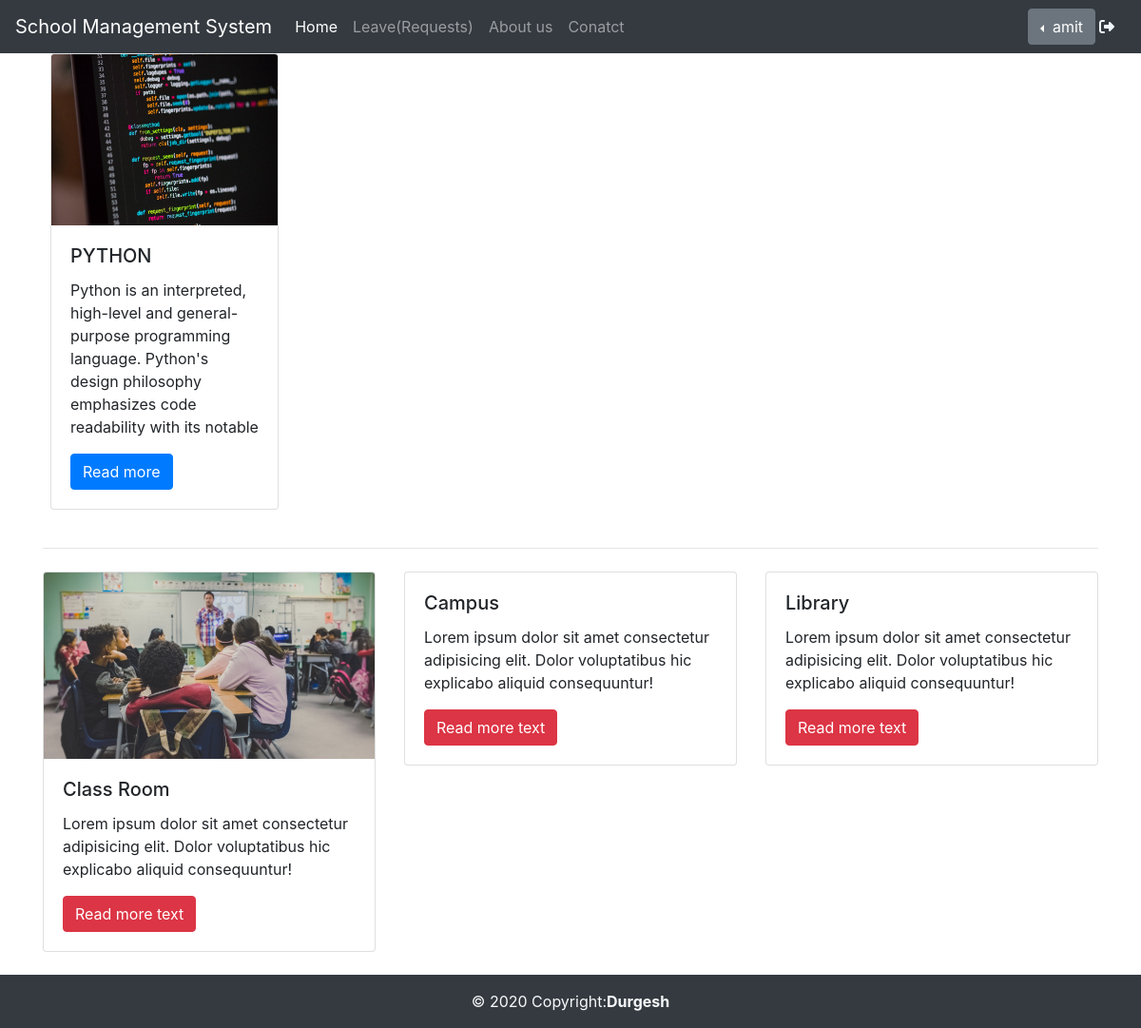
The app's page /MyCourse (signed in), older data.
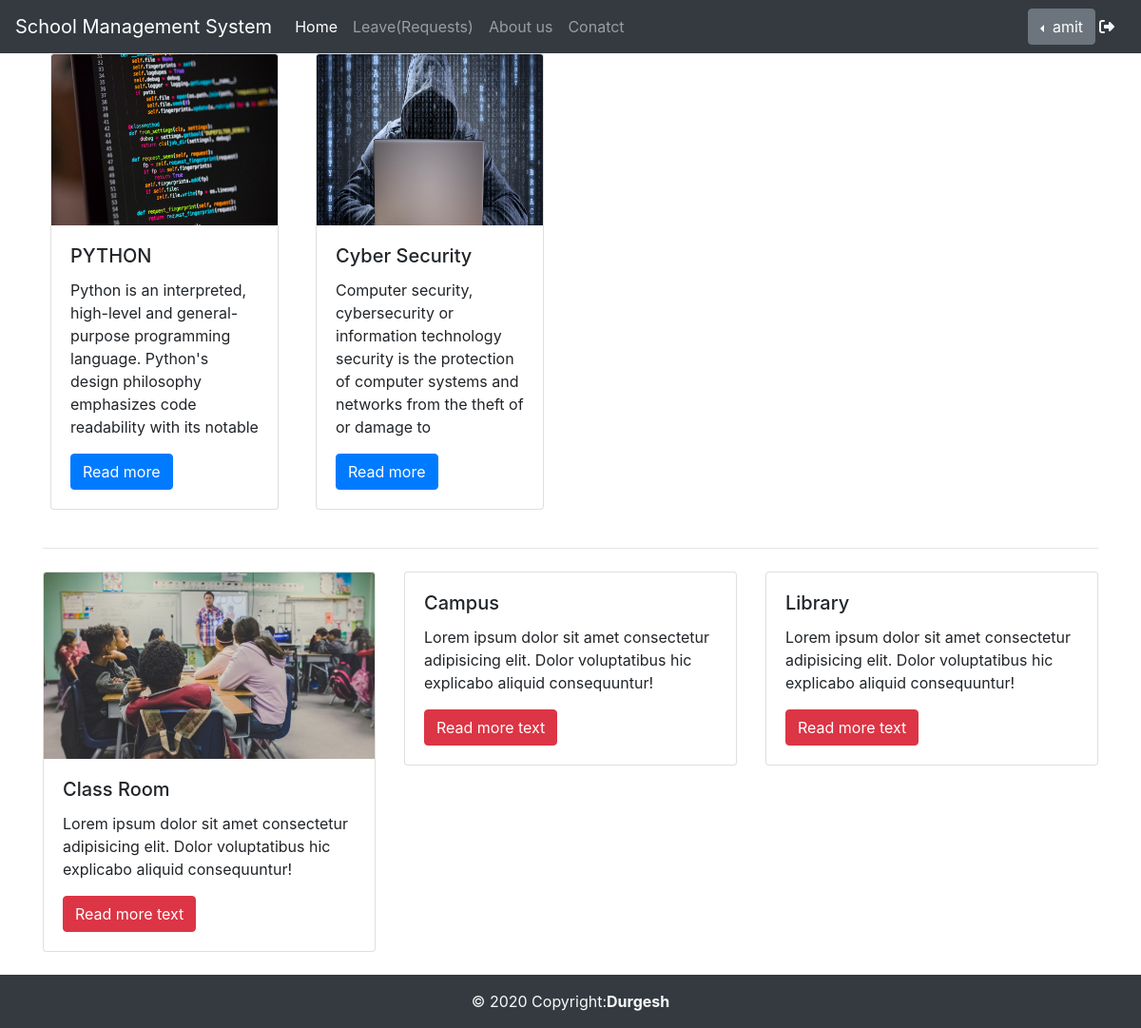
The same page, newer data.
### CollegeApp/models.py (models this page shows)
class Course(models.Model):
    Cname=models.CharField(max_length=120)
    img=models.ImageField(default="")
    clink=models.CharField(max_length=254)
    desc=models.CharField(max_length=150,default=None)
    branch=models.ForeignKey(BranchModel,on_delete=models.CASCADE)
    def __str__(s):
        return s.Cname

### CollegeApp/views.py (the view)
# urls.py: path('MyCourse',v.MyCourse),
def MyCourse(request):
    Uid=request.session.get('uid')
    print(Uid)
    u_id=UserModel.objects.filter(id=Uid)
    print(u_id)
    print(u_id[0].Branch)
    bran=BranchModel.objects.filter(Bname=u_id[0].Branch)
    clist=Course.objects.filter(branch=u_id[0].Branch)
    print(clist)
    return render(request,'st_clist.html',{'forms':clist})

### CollegeApp/models.py (called while the page is built)
    def __str__(s):
        return s.Bname

    def __str__(s):
        return s.username

### CollegeApp/templates/st_clist.html
{% extends 'base.html' %}
{% block main%}
{%load static%}
<div class="row mx-2">
    {% for i in forms%}
<div class="card-deck mb-4 mr-4">
  <div class="card" style="width: 15rem;">
    <img class="card-img-top" src="{{i.img}}" height="180px" alt="Card image cap">
    <div class="card-body">
      <h5 class="card-title">{{i.Cname}}</h5>
      <p class="card-text">{{i.desc}}</p>
      <button type="button" class="btn btn-primary">Read more</button>
    </div>
    </div>
    </div>
{%endfor%}
  </div>
<hr>
{% include 'cam_lib.html' %}
{%endblock%}

Row changes from the older to the newer data that the page shows:
added Course: img (picture), Cname "Cyber Security", desc "Computer security, cybersecurity or information technology security is the protection of computer systems and networks from the theft of or damage to"
